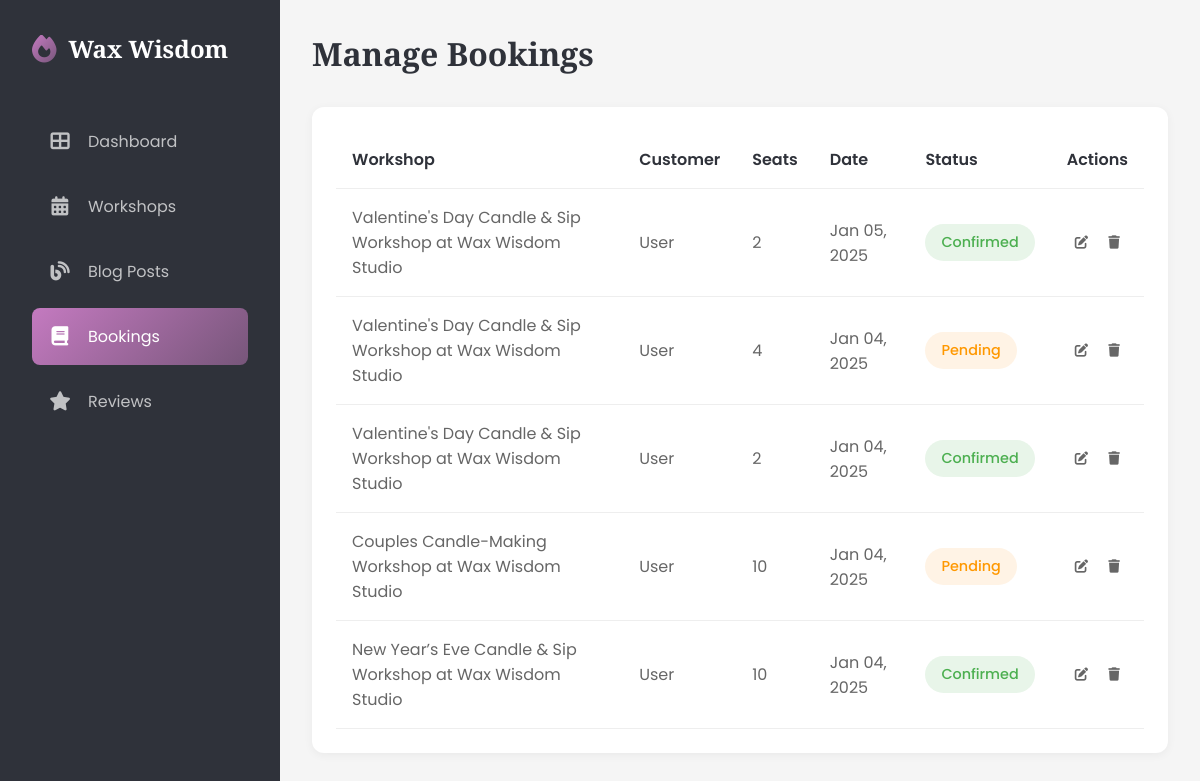
The app's page /dashboard/bookings/ (signed in) with its own data.
### candle/models.py (models this page shows, shortened)
class Config(models.Model):
    site_name = models.CharField(max_length=255)
    site_title = models.CharField(max_length=255)
    site_description = models.TextField()
    about_us = HTMLField(blank=True, null=True)
    facebook_url = models.URLField(blank=True, null=True)
    instagram_url = models.URLField(blank=True, null=True)
    pinterest_url = models.URLField(blank=True, null=True)
    created_at = models.DateTimeField(auto_now_add=True)
    updated_at = models.DateTimeField(auto_now=True)
    class Meta:
        verbose_name = 'Site Configuration'
        verbose_name_plural = 'Site Configuration'
    def as_dict(self):
        return {
            'site_name': self.site_name or '',
            'site_title': self.site_title or '',
            "about_us": self.about_us or '',
            'site_description': self.site_description or '',
            'facebook_url': self.facebook_url or '',
            'instagram_url': self.instagram_url or '',
            "pinterest_url": self.pinterest_url or ""
        }

class Booking(models.Model):
    STATUS_CHOICES = [
        ('confirmed', 'Confirmed'),
        ('pending', 'Pending'),
        ('cancelled', 'Cancelled'),
    ]
    user = models.ForeignKey(User, on_delete=models.CASCADE, related_name='bookings', related_query_name='booking')
    workshop = models.ForeignKey(CandleWorkshop, on_delete=models.CASCADE, related_name='bookings', related_query_name='booking')
    booking_date = models.DateTimeField(auto_now_add=True)
    number_of_seats = models.IntegerField()
    status = models.CharField(
        max_length=10,
        choices=STATUS_CHOICES,
        default='pending'
    )
    class Meta:
        ordering = ['-booking_date']

class CandleWorkshop(models.Model):
    title = models.CharField(max_length=255)
    description = models.TextField()
    duration = models.FloatField(
        help_text='Duration of the workshop in hours (e.g., 1.5 for 1.5 hours)'
    )
    thumbnail = models.ImageField(
        upload_to='workshop_thumbnails/',
        null=True,
        blank=True,
        help_text='Featured image for the workshop',
        storage=RawMediaCloudinaryStorage()
    )
    date = models.DateField()
    time = models.TimeField()
    price = models.DecimalField(max_digits=10, decimal_places=2)
    capacity = models.IntegerField()
    class Meta:
        ordering = ("-date",)

### candle/views.py (the view)
# urls.py: path("bookings/",DashboardBookingView.as_view(),name="dashboard_bookings"),
class DashboardBookingView(LoginRequiredMixin,ListView):
    model = Booking
    template_name = "candle/dashboard/bookings.html"
    context_object_name = 'bookings'
    paginate_by = 10
    def get_queryset(self):
        user = self.request.user
        if user.is_superuser:
            return Booking.objects.all().order_by('-booking_date')
        return Booking.objects.filter(user=user).order_by('-booking_date')
    def get_context_data(self, **kwargs):
        context = super().get_context_data(**kwargs)
        context["active_menu"] = "bookings"
        return context

### candle/context_processors.py (called while the page is built)
def company_info(request):
    config = {
        "latest_blogs":Blogpost.objects.all()[:6],
        "latest_workshops":CandleWorkshop.objects.all()[:6]
    }
    try:
        config.update(Config.objects.first().as_dict())
    except Exception as e:
        pass
    return config

### candle/templates/candle/dashboard/bookings.html (shortened to what this page needs)
{% extends 'candle/dashboard/base.html' %}
{% block content %}
<main class="main-content">
    <div class="page-header">
        <h1 class="page-title">Manage Bookings</h1>
    </div>
    <div class="table-container">
        {% if not bookings %}
        <div class="empty-state">
            <i class="fas fa-calendar-xmark"></i>
            <p>No Recent Bookings</p>
            <span>New bookings will appear here</span>
        </div>
        {% else %}
        <table>
            <thead>
                <tr>
                    <th>Workshop</th>
                    {% if user.is_superuser %}
                    <th>Customer</th>
                    {% endif %}
                    <th>Seats</th>
                    <th>Date</th>
                    <th>Status</th>
                    <th>Actions</th>
                </tr>
            </thead>
            <tbody>
                {% for booking in bookings %}
                    <tr>
                        <td>{{booking.workshop.title}}</td>
                        {% if user.is_superuser %}
                        <td>{{booking.user.get_full_name|default:"User"}}</td>
                        {% endif %}
                        <td>{{booking.number_of_seats}}</td>
                        <td>{{booking.booking_date|date:"M d, Y"}}</td>
                        <td><span class="status status-{{booking.status}}">{{booking.get_status_display}}</span></td>
                        <td>
                            <button class="action-btn" onclick="openBookingModal({{booking.id}})"><i class="fas fa-edit"></i></button>
                            <form method="post" action="{% url 'candle:delete_bookings' booking.id %}" class="delete-form">
                                <button type="submit" class="action-btn">
                                    <i class="fas fa-trash"></i>
                                </button>
                            </form>
                        </td>
                    </tr>
                {% endfor %}
            </tbody>
        </table>
        {% endif %}
    </div>
</main>
{% endblock content %}

### candle/templates/candle/dashboard/fragments/sidebar.html (shortened to what this page needs)
<aside class="sidebar">
    <div class="logo">
        <i class="fas fa-fire"></i>
        <span>{{site_name}}</span>
    </div>
    <ul class="nav-menu">
        <li class="nav-item">
            <a href="{% url 'candle:dashboard' %}" class="nav-link {% if active_menu == 'dashboard'%} active {% endif %}">
                <i class="fas fa-th-large"></i>
                <span>Dashboard</span>
            </a>
        </li>
        {% if user.is_superuser %}
        <li class="nav-item">
            <a href="{% url 'candle:dashboard_workshops' %}" class="nav-link {% if active_menu == 'workshops'%} active {% endif %}">
                <i class="fas fa-calendar-alt"></i>
                <span>Workshops</span>
            </a>
        </li>
        <li class="nav-item">
            <a href="{% url 'candle:dashboard_blogs' %}" class="nav-link {% if active_menu == 'blogs'%} active {% endif %}">
                <i class="fas fa-blog"></i>
                <span>{% if not user.is_superuser %}My {% endif %}Blog Posts</span>
            </a>
        </li>
        {% endif %}
        <li class="nav-item">
            <a href="{% url 'candle:dashboard_bookings' %}" class="nav-link {% if active_menu == 'bookings'%} active {% endif %}">
                <i class="fas fa-book"></i>
                <span>{% if not user.is_superuser %}My {% endif %}Bookings</span>
            </a>
        </li>
        <li class="nav-item">
            <a href="{% url 'candle:dashboard_reviews' %}" class="nav-link {% if active_menu == 'reviews'%} active {% endif %}">
                <i class="fas fa-star"></i>
                <span>{% if not user.is_superuser %}My {% endif %}Reviews</span>
            </a>
        </li>
    </ul>
</aside>

### candle/static/candle/dashboard/main.css (style rules this page uses)
:root { --color-dark: #2F323A; --color-purple: #77567A; --color-magenta: #C47AC0; --color-pink: #E39EC1; --color-light: #DEBAC0; --gradient-primary: linear-gradient(135deg, var(--color-magenta), var(--color-purple)); --gradient-hover: linear-gradient(135deg, var(--color-purple), var(--color-magenta)); }
* { margin: 0; padding: 0; box-sizing: border-box; }
body { font-family: 'Poppins', sans-serif; background-color: #f5f5f5; display: flex; min-height: 100vh; overflow-x: hidden; }
.sidebar { width: 280px; background: var(--color-dark); min-height: 100vh; padding: 2rem; position: fixed; left: 0; top: 0; transition: all 0.3s ease; z-index: 1000; }
.logo { color: white; font-size: 1.5rem; font-weight: bold; font-family: 'Playfair Display', serif; display: flex; align-items: center; gap: 0.75rem; margin-bottom: 3rem; white-space: nowrap; padding-right: 1rem; }
.logo i { background: var(--gradient-primary); -webkit-background-clip: text; -webkit-text-fill-color: transparent; font-size: 1.75rem; flex-shrink: 0; }
.nav-menu { list-style: none; }
.nav-item { margin-bottom: 0.5rem; position: relative; }
.nav-link { color: rgba(255, 255, 255, 0.7); text-decoration: none; display: flex; align-items: center; padding: 1rem; border-radius: 8px; transition: all 0.3s ease; white-space: nowrap; }
.nav-link i { margin-right: 1rem; font-size: 1.2rem; min-width: 24px; text-align: center; }
.nav-link.active, .nav-link:hover { background: var(--gradient-primary); color: white; }
.main-content { flex: 1; margin-left: 280px; padding: 2rem; transition: all 0.3s ease; width: calc(100% - 280px); }
.page-header { display: flex; justify-content: space-between; align-items: center; margin-bottom: 2rem; flex-wrap: wrap; gap: 1rem; }
.page-title { font-family: 'Playfair Display', serif; color: var(--color-dark); font-size: clamp(1.5rem, 4vw, 2rem); }
.table-container { background: white; border-radius: 12px; padding: 1.5rem; box-shadow: 0 2px 10px rgba(0, 0, 0, 0.05); margin-bottom: 2rem; overflow-x: auto; }
table { width: 100%; border-collapse: collapse; min-width: 600px; }
th, td { padding: 1rem; text-align: left; border-bottom: 1px solid #eee; }
th { font-weight: 600; color: var(--color-dark); white-space: nowrap; }
td { color: #666; }
.status { padding: 0.5rem 1rem; border-radius: 50px; font-size: 0.9rem; font-weight: 500; display: inline-block; white-space: nowrap; }
.status-pending { background: #fff3e5; color: #ff9800; }
.status-confirmed { background: #e8f5e9; color: #4caf50; }
.action-btn { padding: 0.5rem; border: none; background: none; color: #666; cursor: pointer; transition: all 0.3s ease; }
.delete-form { display: inline; }

### records on screen
Config: site_name "Wax Wisdom"
Booking: workshop "Valentine's Day Candle & Sip Workshop at Wax Wisdom Studio", user.get_full_name "User", number_of_seats "2", booking_date "Jan 05, 2025", status "Confirmed"
Booking: workshop "Valentine's Day Candle & Sip Workshop at Wax Wisdom Studio", user.get_full_name "User", number_of_seats "4", booking_date "Jan 04, 2025", status "Pending"
Booking: workshop "Valentine's Day Candle & Sip Workshop at Wax Wisdom Studio", user.get_full_name "User", number_of_seats "2", booking_date "Jan 04, 2025", status "Confirmed"
Booking: workshop "Couples Candle-Making Workshop at Wax Wisdom Studio", user.get_full_name "User", number_of_seats "10", booking_date "Jan 04, 2025", status "Pending"
Booking: workshop "New Year’s Eve Candle & Sip Workshop at Wax Wisdom Studio", user.get_full_name "User", number_of_seats "10", booking_date "Jan 04, 2025", status "Confirmed"
